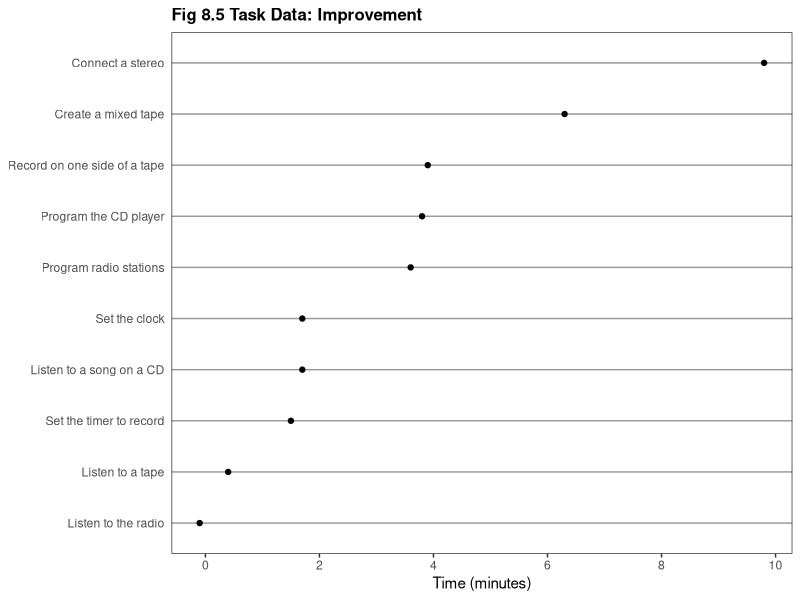
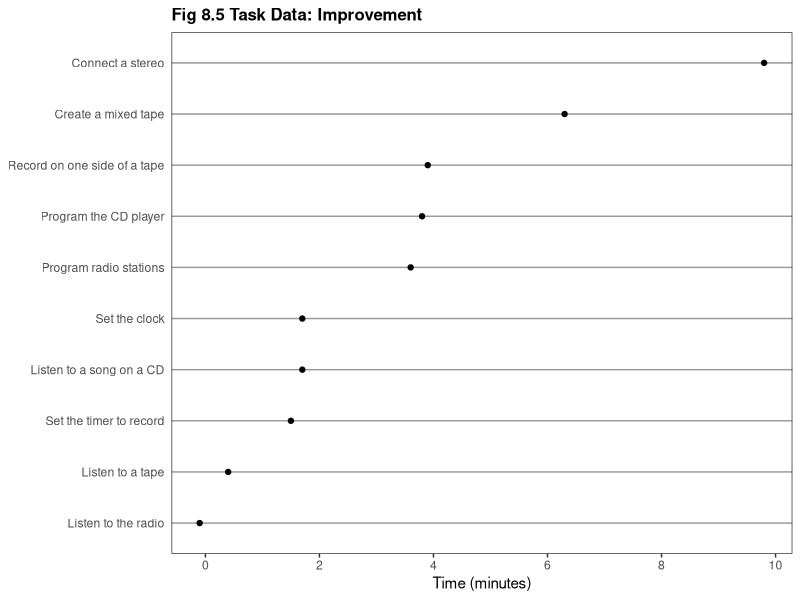

Generate these figures, in order, with R:
library(ggplot2)
library(grid)

this_base <- "fig08-05_task-data-improvement"

my_data <- data.frame(
  task = c("Connect a stereo", "Create a mixed tape", "Program radio stations", 
           "Record on one side of a tape", "Program the CD player", 
           "Set the clock", "Set the timer to record", 
           "Listen to a song on a CD", "Listen to a tape", 
           "Listen to the radio"),
  revised = c(8.8, 9.6, 7.7, 5.8, 2.6, 2.3, 2.2, 2.1, 2.2, 1.0),
  original = c(18.6, 15.9, 11.3, 9.7, 6.4, 4.0, 3.7, 3.8, 2.6, 0.9))

my_data$improvement = transform(my_data, improvement = original - revised)$improvement

p <- ggplot(my_data, aes(x = improvement, y = reorder(task, improvement))) +
  geom_point() +
  scale_x_continuous(breaks = seq(0, 10, 2)) +
  labs(x = "Time (minutes)", y = NULL) +
  ggtitle("Fig 8.5 Task Data: Improvement") +
  theme_bw() +
  theme(panel.grid.major.y = element_line(colour = "grey60"),
        panel.grid.major.x = element_blank(),
        panel.grid.minor = element_blank(),
        plot.title = element_text(size = rel(1.1), face = "bold"),
        axis.ticks.y = element_blank(),
        legend.position = "top",
        legend.title = element_blank(),
        legend.key = element_blank(),
        legend.key.width = unit(3, "lines"))

p

ggsave(paste0(this_base, ".png"), 
       p, width = 6, height = 6)
